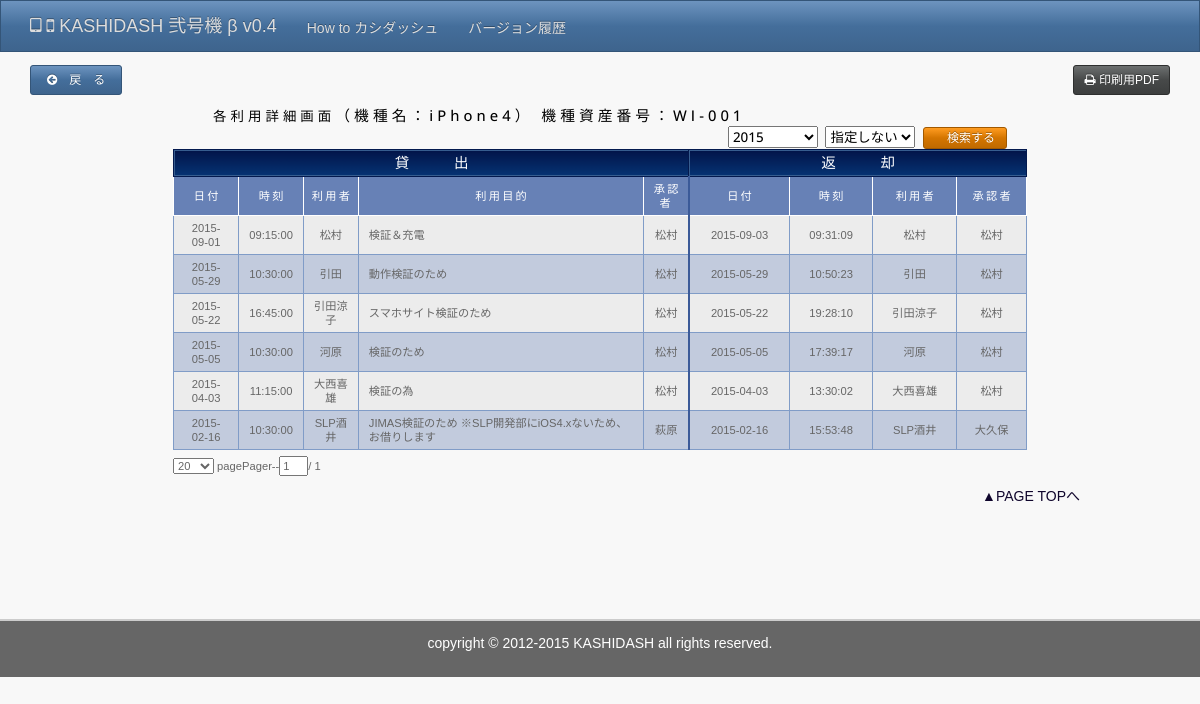
The app's page /detail.php with its own data.
### tables this page shows
CREATE TABLE IF NOT EXISTS `device` (
  `device_id` varchar(16) NOT NULL,
  `d_flg` tinyint(1) NOT NULL default '0',
  `administrator` varchar(5) NOT NULL,
  `name` varchar(32) NOT NULL,
  `os` varchar(32) default NULL,
  `version_major` varchar(10) default NULL,
  `version_minor` varchar(10) default NULL,
  `misc` tinytext,
  `img` varchar(128) default NULL,
  `create_date` timestamp NOT NULL default '0000-00-00 00:00:00',
  `update_date` timestamp NOT NULL default CURRENT_TIMESTAMP on update CURRENT_TIMESTAMP,
  PRIMARY KEY  (`device_id`),
  UNIQUE KEY `device_id` (`device_id`)
);

CREATE TABLE IF NOT EXISTS `verifier` (
  `id` int(11) NOT NULL auto_increment,
  `device_id` varchar(10) NOT NULL,
  `item` text NOT NULL,
  `l_date` date NOT NULL,
  `l_time` time NOT NULL,
  `l_user` text NOT NULL,
  `l_purpose` text NOT NULL,
  `l_approval` text,
  `r_date` date default NULL,
  `r_time` time default NULL,
  `r_user` text,
  `r_approval` text,
  `return_flag` int(1) NOT NULL default '0',
  PRIMARY KEY  (`id`),
  UNIQUE KEY `id` (`id`),
  KEY `id_2` (`id`)
);

### phpinc/device.php (called while the page is built)
<?php
$stmt = $pdo->query("SELECT * FROM device WHERE d_flg = 0 ORDER BY device_id ASC");
while($row = $stmt -> fetch(PDO::FETCH_ASSOC)){
	$device[$row['device_id']] = array(
		'name'			=> $row['name'],
    	'administrator' => $row['administrator'],
    	'os'			=> $row['os'],
    	'version_major'	=> $row['version_major'],
    	'version_minor'	=> $row['version_minor'],
    	'misc'			=> $row['misc'],
    	'img'			=> $row['img'],
    	'create_date'	=> $row['create_date'],
    	'update_date'	=> $row['update_date'],
	);
}

### phpinc/config.php (called while the page is built, shortened)
<?php
$enc_db   = "utf8";
if((isset($ING_auth) && ($ING_auth == 'admin')) || (isset($_SESSION['auth']) && $_SESSION['auth'] == 'admin')){
	$_SESSION['auth'] = 'admin';
	$authCheck = true;
} else {
  $authCheck = false;
}
$dbtype = 'mysql';
$dbhost	= "localhost";
$dbname	= "wts14";
$dbuser = "root";
$dbpass = "root";
$dsn	= "$dbtype:host=$dbhost;dbname=$dbname;charset=$enc_db;";
try{
	$pdo = new PDO($dsn,$dbuser,$dbpass,
		array(PDO::ATTR_EMULATE_PREPARES => false)
		);
	$pdo->setAttribute(PDO::ATTR_ERRMODE, PDO::ERRMODE_EXCEPTION);
} catch (PDOException $e){
	exit('DB接続失敗: '. $e->getMessage());
}
require_once(__PHPINC__ . '/device.php');

### phpinc/detail_func.php (called while the page is built, shortened)
<?php
if(isset($ING_device_id)){
	$_SESSION['device_id'] = $device_id = sprintf('%s', $ING_device_id);
} else if($debug){
	if(isset($ING_item)){
		$_SESSION['item'] = $itemName = sprintf('%s', $ING_item);
	} else if($debug){
		$_SESSION['item'] = $itemName = 'au';
	}
	if(isset($_SESSION['item'])){
		$itemName = sprintf('%s', $_SESSION['item']);
	}
}
if(isset($_SESSION['device_id'])){
	$device_id = sprintf('%s', $_SESSION['device_id']);
}
$dataPost = false;
$sql = 'SELECT DISTINCT DATE_FORMAT(l_date,"%Y") as year FROM verifier WHERE device_id=:device_id ORDER BY DATE_FORMAT(l_date,"%Y") ASC';
$stmt = $pdo->prepare($sql);
$stmt->bindParam(':device_id',$device_id);
$stmt->execute();
foreach($stmt as $val){
	$year[] = $val['year'];
}
$date = date("Y/m");
$date = explode("/",$date);
if($dataPost || ($_SERVER['PHP_SELF'] == '/kashidash2/detailprint.php') || ($_SERVER['PHP_SELF'] == '/kashidash2/detailprint.pdf') ){
	if(!empty($INP_l_auth_name)){
		$sql = 'UPDATE verifier SET l_approval=:l_approval WHERE id =:id';
		$stmt = $pdo->prepare($sql);
		$stmt->bindParam(':l_approval',$INS_l_auth_name);
		$stmt->bindParam(':id',$INS_id);
		$stmt->execute();
		$sql = 'SELECT * FROM verifier WHERE device_id=:device_id AND DATE_FORMAT(l_date,"%Y")=:l_date ORDER BY id DESC';
		$stmt = $pdo->prepare($sql);
		$stmt->bindParam(':device_id', $device_id);
		$stmt->bindParam(':l_date', $date[0]);
		$stmt->execute();
		$log = '$INS_l_auth_name '.$INS_l_auth_name;
	}else if(!empty($INP_r_auth_name)){
		$sql = 'UPDATE verifier SET r_approval=:r_approval WHERE id=:id';
		$stmt = $pdo->prepare($sql);
		$stmt->bindParam(':r_approval',$INS_r_auth_name);
		$stmt->bindParam(':id',$INS_id);
		$stmt->execute();
		$sql = 'SELECT * FROM verifier WHERE device_id=:device_id AND DATE_FORMAT(l_date,"%Y")=:l_date ORDER BY id DESC';
		$stmt = $pdo->prepare($sql);
		$stmt->bindParam(':device_id',$device_id);
		$stmt->bindParam(':l_date',$date[0]);
		$stmt->execute();
		$log = '$INS_r_auth_name'. $INS_r_auth_name;
	}else if(!empty($INS_year) && !empty($INS_month)){
		$sql = 'SELECT * FROM verifier WHERE device_id=:device_id AND DATE_FORMAT(l_date,"%Y")=:l_dateY AND DATE_FORMAT(l_date,"%m")=:l_date ORDER BY id DESC';
		$stmt = $pdo->prepare($sql);
		$stmt->bindParam(':device_id',$device_id);
		$stmt->bindParam(':l_dateY',$INS_year);
		$stmt->bindParam(':l_date',$INS_month);
		$stmt->execute();
		$date[0] = $INS_year;
		$date[1] = $INS_month;
		$log = 'year month';
	}else if(!empty($INS_year) && empty($INS_month)){
		$sql = 'SELECT * FROM verifier WHERE device_id=:device_id AND DATE_FORMAT(l_date,"%Y")=:l_dateY ORDER BY id DESC';
		$stmt = $pdo->prepare($sql);
		$stmt->bindParam(':device_id',$device_id);
		$stmt->bindParam(':l_dateY',$INS_year);
		$stmt->execute();
		$date[0] = $INS_year;
		$date[1] = '';
		$log = 'no-month';
	}else if(empty($INS_year) && !empty($INS_month)){
		$sql = 'SELECT * FROM verifier WHERE device_id=:device_id AND DATE_FORMAT(l_date,"%m")=:l_dateM ORDER BY id DESC';
		$stmt = $pdo->prepare($sql);
		$stmt->bindParam(':device_id',$device_id);
		$stmt->bindParam(':l_dateM',$INS_month);
		$stmt->execute();
		$date[0] = '';
		$date[1] = $INS_month;
		$log = 'no-year';
	}else{
		$sql = 'SELECT * FROM verifier WHERE device_id=:device_id ORDER BY id DESC';
		$log = 'no-date';
		$stmt = $pdo->prepare($sql);
		$stmt->bindParam(':device_id', $device_id);
		$stmt->execute();
	}
}else{
	$sql = 'SELECT * FROM verifier WHERE device_id=:device_id AND DATE_FORMAT(l_date,"%Y")=:l_date ORDER BY id DESC';
	$stmt = $pdo->prepare($sql);
	$stmt->bindParam(':device_id', $device_id);
	$stmt->bindParam(':l_date', $date[0]);
	$stmt->execute();
	$_SESSION['year']  = $INS_year = $date[0];
}

### detail.php (the view, shortened to what this page needs)
<?php
$debug = true;
 if($debug){
	$ING_device_id = 'WI-001';
}
require_once('phpinc/config.php');
require_once('phpinc/detail_func.php');
$addCss = '<link rel="stylesheet" type="text/css" href="/kashidash2/common/css/print.css" media="print">'."\n";
$active = 0;
include_once('template/head.php');
?>
<body>
<?php
include_once('template/header.php');
?>
<div id="contents">
	<section id="main">
		<h2 class="title01">
			<span class="print_d">各利用詳細画面</span><span class="type01"><span class="print_d">（機種名：</span><?php echo $device[$ING_device_id]['name']; ?><span class="print_d">）</span> </span><span class="type01_p">機種資産番号：<?php if(isset($ING_device_id)) echo $ING_device_id; ?></span>
			<form style="float: right; margin-right: 20px;" name="select_date" method="post" action="/kashidash2/detail.php?device_id=<?php echo $ING_device_id; ?>">
				<select name="year">
					<?php
						foreach($year as $val){
							$selected = '';
							if($val==$INS_year){
								$selected = 'selected';
							}
							echo '<option value="'.$val.'" '.$selected.'>'.$val.'</option>';
						}
					?>
				</select>
				<select name="month">
					<option value="">指定しない</option>
				</select>
				<input type="submit" value="　検索する　" class="btn btn-warning btn-xs">
			</form>
		</h2>
		<table class="k_table01 k_table02" id="utilizationList">
			<tr class="cap01">
				<th colspan="5" class="group01"><span>貸出</span></th>
				<th colspan="4" class="group02"><span>返却</span></th>
			</tr>
			<tr class="cap02">
				<th>日付</th>
				<th>時刻</th>
				<th>利用者</th>
				<th>利用目的</th>
				<th class="boundary">承認者</th>
				<th>日付</th>
				<th>時刻</th>
				<th>利用者</th>
				<th>承認者</th>
			</tr>
			<?php
			while($table = $stmt->fetch(PDO::FETCH_ASSOC)){
			?>
			<tr>
				<td><?php print(htmlspecialchars($table['l_date'])); ?></td>
				<td><?php print(htmlspecialchars($table['l_time'])); ?></td>
				<td class="nowrap"><?php print(htmlspecialchars($table['l_user'])); ?></td>
				<td class="txleft"><?php print(htmlspecialchars($table['l_purpose'])); ?></td>
				<?php if($authCheck && ($table['l_approval']==null || $table['l_approval']=='')){ ?>
					<td class="boundary">
						<form name="l_approval" action="/kashidash2/detail.php?device_id=<?php echo $ING_device_id ;?>&auth=admin" method="post">
							<input type="text" name="l_auth_name" style="width:3em">
							<input type="hidden" name="id" value="<?php echo $table['id']; ?>">
							<input type="submit" value="　承 認　" class="btn btn-primary btn-xs fs09">
						</form>
					</td>
				<?php }else{ ?>
					<td class="boundary nowrap"><?php print(htmlspecialchars($table['l_approval'])); ?></td>
				<?php } ?>
				<td><?php print(htmlspecialchars($table['r_date'])); ?></td>
				<td><?php print(htmlspecialchars($table['r_time'])); ?></td>
				<td class="nowrap"><?php print(htmlspecialchars($table['r_user'])); ?></td>
				<?php if($authCheck && ($table['r_approval']==null || $table['r_approval']=='')){ ?>
					<td>
						<form name="r_approval" action="/kashidash2/detail.php?device_id=<?php echo $ING_device_id ;?>&auth=admin" method="post">
							<input type="text" name="r_auth_name" style="width:3em">
							<input type="hidden" name="id" value="<?php echo $table['id']; ?>">
							<input type="submit" value="　承 認　" class="btn btn-primary btn-xs fs09">
						</form>
					</td>
				<?php }else{ ?>
					<td class="nowrap"><?php print(htmlspecialchars($table['r_approval'])); ?></td>
				<?php } ?>
			</tr>
			<?php
			}
			?>
		</table>
	</section>
	<div class="pagetop"><a href="#">▲PAGE TOPへ</a></div>
</div>
<?php include_once('template/footer.php') ?>
</body>
</html>

### template/head.php (shortened to what this page needs)
<!DOCTYPE html>
 <html class="no-js" lang="ja-JP">
<head>
<link rel="stylesheet" href="/kashidash2/common/css/bootstrap.min.css?140324">
<link rel="stylesheet" href="/kashidash2/common/css/font-awesome.min.css?140311">
<link rel="stylesheet" href="/kashidash2/common/css/style2.css?140311">
<link rel="stylesheet" href="/kashidash2/common/css/prettyPopin.css?140311">
<?php echo $addCss ?>
</head>

### template/header.php (shortened to what this page needs)
<?php
$navActiveClass = ' class="active"';
$active = (isset($active)) ? $active: '';
?>
<div class="navbar navbar-inverse navbar-fixed-top">
	<div class="container">
		<div class="navbar-header">
			<a class="navbar-brand" href="/kashidash2/"><i class="fa fa-tablet"></i> <i class="fa fa-mobile"></i> KASHIDASH 弐号機 β v0.4</a>
		</div>
		<div class="navbar-collapse collapse">
			<ul class="nav navbar-nav">
				<li<?php if($active == 1) echo $navActiveClass ?>><a href="about.php">How to カシダッシュ</a></li>
				<li<?php if($active == 2) echo $navActiveClass ?>><a href="version.php">バージョン履歴</a></li>
			</ul>
		</div>
	</div>
</div>
<?php
if( $_SERVER['PHP_SELF'] != '/kashidash2/index.php'){ ?>
<div class="container alpha noprint">
	<div class="btnBack">
		<a class="btn btn-primary btn-sm" href="/kashidash2/"> <i class="fa fa-arrow-circle-left"></i>　戻　る　</a>
		<?php
			if( $_SERVER['PHP_SELF'] == '/kashidash2/detail.php'){ ?>
		<button class="btn btn-default btn-sm" onclick="javascript:window.open('/kashidash2/detailprint.pdf');" style="float:right"> <i class="fa fa-print"></i> 印刷用PDF</button>
		<?php }; ?>
	</div>
</div>
<?php };
?>

### template/footer.php (shortened to what this page needs)
<footer class="container-narrow">
	<p>copyright &copy; 2012-<?php echo date('Y') ?> KASHIDASH all rights reserved.</p>
</footer>

### common/css/style2.css (style rules this page uses)
html, body { height:100%; overflow-x:hidden; }
body { background:#f8f8f8; color:#666; font-family: ArialMT, "メイリオ",Meiryo, "Hiragino Kaku Gothic ProN", "ヒラギノ角ゴ ProN W3", sans-serif; font-size: 14px; line-height: 1.25; }
#contents { min-height: 500px; }
.btnBack { margin-bottom: 10px; }
#main { margin: 0 auto 0 auto; padding: 0 1.5%; max-width: 890px; font-size: 80%; }
.container.alpha { margin-top: 65px; }
.title01 { color:#000; font-size: 1.2em; line-height:1.4; letter-spacing:0.3em; padding-left: 40px; margin: 0 auto 10px; }
.title01 span.type01 { font-size: 1.1em; }
.title01 span.type01_p { font-size: 1.1em; }
.k_table01 { width: 100%; font-size: 100%; margin-bottom: 0.5em; }
.k_table01 td,.k_table01 th { font-weight:normal; text-align:center; vertical-align:middle; }
.k_table01 .cap01 th { background-color: #042560; background: -webkit-gradient(linear, left top, left bottom, color-stop(1.00, #063474), color-stop(0.00, #021449)); background: -webkit-linear-gradient(#021449, #063474); background: -moz-linear-gradient(#021449, #063474); background: -o-linear-gradient(#021449, #063474); background: -ms-linear-gradient(#021449, #063474); background: linear-gradient(#021449, #063474); border: solid 1px #03194e; border-width: 1px 0 1px 1px; color:#fff; white-space:nowrap; letter-spacing: 4em; text-indent: 4em; }
.k_table01 .cap01 th span { border: solid 1px #375d8f; border-right-width:0; display:block; padding: 3px; height: 100%; font-size: 1.3em; }
.k_table01 .cap01 th:last-child { border-right: solid 1px #03194e; }
.k_table01 .cap01 .group01 { width: 60%; }
.k_table01 .cap01 .group02 { width: 40%; }
.k_table01 .cap02 th { background-color: #6781b6; border: solid 1px #fff; border-top-width: 1px; color:#fff; padding: 5px; letter-spacing: 0.2em; text-indent: 0.2em; font-size: 1em; }
.k_table01 td { border: solid 1px #809cc7; background-color:#ececec; padding: 5px 10px; }
.k_table01 th.boundary, .k_table01 td.boundary { border-right: solid 2px #3b5a98; }
.k_table01 .txleft { text-align:left; }
.k_table02 tr:nth-child(2n) td { background-color: #c2cbdd; }
.pagetop { margin:0 auto; width:80%; text-align:right; padding: 12px 0 24px; }
.pagetop a { color:#0f052c; text-decoration:none; }
footer { border-top: 2px solid #ccc; margin-top: 1em; padding: 1em; text-align: center; background: #666; color: #fff; }

### records on screen
device: name "iPhone4"
verifier: l_date "2015-09-01", l_time "09:15:00", l_user "松村", l_purpose "検証＆充電", l_approval "松村", r_date "2015-09-03", r_time "09:31:09", r_user "松村", r_approval "松村"
verifier: l_date "2015-05-29", l_time "10:30:00", l_user "引田", l_purpose "動作検証のため", l_approval "松村", r_date "2015-05-29", r_time "10:50:23", r_user "引田", r_approval "松村"
verifier: l_date "2015-05-22", l_time "16:45:00", l_user "引田涼子", l_purpose "スマホサイト検証のため", l_approval "松村", r_date "2015-05-22", r_time "19:28:10", r_user "引田涼子", r_approval "松村"
verifier: l_date "2015-05-05", l_time "10:30:00", l_user "河原", l_purpose "検証のため", l_approval "松村", r_date "2015-05-05", r_time "17:39:17", r_user "河原", r_approval "松村"
verifier: l_date "2015-04-03", l_time "11:15:00", l_user "大西喜雄", l_purpose "検証の為", l_approval "松村", r_date "2015-04-03", r_time "13:30:02", r_user "大西喜雄", r_approval "松村"
verifier: l_date "2015-02-16", l_time "10:30:00", l_user "SLP酒井", l_purpose "JIMAS検証のため ※SLP開発部にiOS4.xないため、お借りします", l_approval "萩原", r_date "2015-02-16", r_time "15:53:48", r_user "SLP酒井", r_approval "大久保"

### other values on screen
$ING_device_id "WI-001"
form field year "2015"
